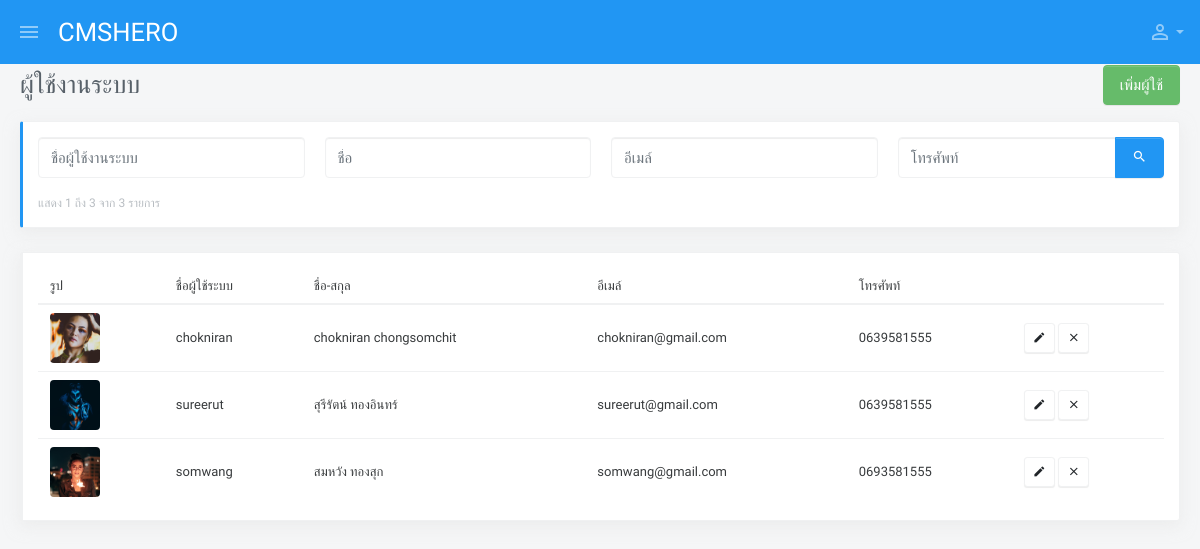
Page /account/users on the earlier database version.
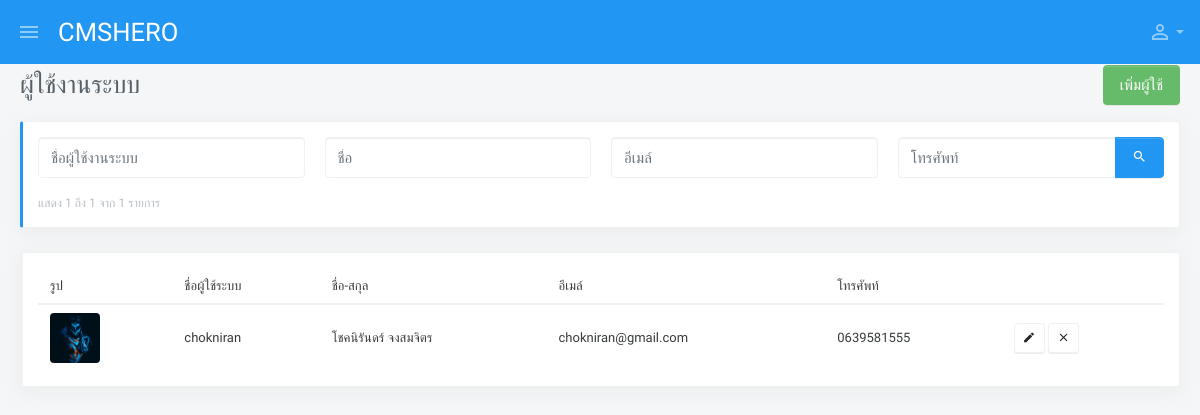
Same page on the later database version.
### accounts/models.py (models this page shows, shortened)
class Profile(models.Model):
    user = models.OneToOneField(User,on_delete = models.CASCADE)
    user_photo = models.ImageField(upload_to='profile/%Y/%m/%d/')
    user_phone = models.CharField(max_length=15)

### accounts/views.py (the view)
# urls.py: path('users',views.users,name='users'),
def users(request):
    if request.GET.get('s'):
      username =  request.GET.get('username')
      first_name =  request.GET.get('first_name')
      email =  request.GET.get('email')
      phone =  request.GET.get('phone')
      filters = Q()
      if first_name:
         filters &= models.Q(
            user__first_name__contains=first_name,
         )
      if username:
         filters &= models.Q(
            user__username__contains=username,
         )
      if email:
         filters &= models.Q(
            user__email__contains=email,
         )
      if phone:
         filters &= models.Q(
            user_phone__contains=phone,
         )
      profile = Profile.objects.filter(filters)
    else:
      profile = Profile.objects.all()
    paginator = Paginator(profile, 20)
    page = request.GET.get('page')
    profile = paginator.get_page(page)
    context = {
      "profile" : profile
    }
    return render(request,'backend/account/index.html',context)

### templates/backend/account/index.html (shortened to what this page needs)
{% extends 'backend/base.html' %}
{% load static %}
{% block  headercustom %}
<link rel="stylesheet" href="{% static 'css/sweetalert.css' %}">
{% endblock %}
{% block pagecontent %}
<ol class="breadcrumb">
    <li class="breadcrumb-item"><a href="{% url 'home' %}">หน้าหลัก</a></li>
    <li class="breadcrumb-item active">ผู้ใช้งานระบบ</li>
</ol>
<div class="d-flex flex-column flex-sm-row flex-wrap mb-headings align-items-start align-items-sm-center">
    <div class="flex mb-2 mb-sm-0">
        <h1 class="h2">ผู้ใช้งานระบบ</h1>
    </div>
    <a href="{% url 'addnewuser' %}" class="btn btn-success">เพิ่มผู้ใช้</a>
</div>
<div class="card card-body border-left-3 border-left-primary navbar-shadow mb-4">
    <form method="GET">
        <div class="row">
            <div class="col-6 col-md-3">
                <div class="form-group">
                    <input type="text" class="form-control" placeholder="ชื่อผู้ใช้งานระบบ" id="username" name="username" value="{{request.GET.username}}">
                </div>
            </div>
            <div class="col-6 col-md-3">
                <div class="form-group">
                    <input type="text" class="form-control" placeholder="ชื่อ" id="first_name" name="first_name" value="{{request.GET.first_name}}">
                </div>
            </div>
            <div class="col-6 col-md-3">
                <div class="form-group">
                   <input type="text" class="form-control" placeholder="อีเมล์" id="email" name="email" value="{{request.GET.email}}">
                </div>
            </div>
            <div class="col-6 col-md-3">
                <div class="input-group mb-3">
                    <input type="text" class="form-control" placeholder="โทรศัพท์" id="phone" name="phone"
                                value="{{request.GET.phone}}">
                    <div class="input-group-append">
                    <button class="btn btn-primary" type="submit" role="button"><i class="material-icons">search</i></button>
                    </div>
                </div>
            </div>
        </div>
        <div class="d-flex flex-column flex-sm-row align-items-sm-center" style="white-space: nowrap;">
            <small class="flex text-muted text-uppercase mr-3 mb-2 mb-sm-0">แสดง {{ profile.start_index }} ถึง
                {{ profile.end_index }} จาก {{ profile.paginator.count }} รายการ</small>
        </div>
    </form>
</div>
{% if profile %}
<div class="row">
    <div class="col-md-12">
        <div class="card card-body border-left-3 navbar-shadow mb-4">
            <table class="table mb-0">
                <thead>
                    <tr>
                        <th>รูป</th>
                        <th>ชื่อผู้ใช้ระบบ</th>
                        <th>ชื่อ-สกุล</th>
                        <th>อีเมล์</th>
                        <th>โทรศัพท์</th>
                        <th></th>
                    </tr>
                </thead>
                <tbody class="list" id="search">
                    {% for profiles in profile %}
                    <tr>
                        <td class="user-avatar"><img src="{{profiles.user_photo.url}}" alt="Card image cap"
                                class="avatar-img rounded"></td>
                        <td>{{ profiles.user.username  }}</td>
                        <td>{{ profiles.user.first_name  }} {{ profiles.user.last_name  }}</td>
                        <td>{{ profiles.user.email }}</td>
                        <td>{{ profiles.user_phone }}</td>
                        <td>
                            <a href="{% url 'editprofile' profiles.id %}" class="btn btn-white btn-sm"><i
                                    class="material-icons">edit</i></a>
                            <a href="javascript:void(0)" class="btn btn-white btn-sm remove-lesson"
                                onclick="return deleteuser(user_id = {{ profiles.id }})"><i
                                    class="material-icons">clear</i></a>
                        </td>
                    </tr>
                    {% endfor %}
                </tbody>
            </table>
        </div>
    </div>
</div>
{% endif %}
{% endblock %}

### templates/backend/base.html (shortened to what this page needs)
{% load static %}
<!DOCTYPE html>
<html lang="en" dir="ltr">
<head>
    <link type="text/css" href="{% static 'vendor/perfect-scrollbar.css' %}" rel="stylesheet">
    <link type="text/css" href="{% static 'css/material-icons.css' %}" rel="stylesheet">
    <link type="text/css" href="{% static 'css/fontawesome.css' %}" rel="stylesheet">
    <link type="text/css" href="{% static 'css/app.css' %}" rel="stylesheet">
    <link rel="stylesheet" href="{% static 'css/custom.css' %}">
    {% block  headercustom %}
    {% endblock %}
</head>
<body class=" layout-fluid">
    <div class="mdk-header-layout js-mdk-header-layout">
        {% include 'backend/partials/header.html' %}
        <div class="mdk-header-layout__content">
            <div data-push data-responsive-width="992px" class="mdk-drawer-layout js-mdk-drawer-layout">
                <div class="mdk-drawer-layout__content page ">
                    <div class="container-fluid page__container">
                        {% block  pagecontent%}
                        {% endblock %}
                    </div>
                </div>
            </div>
        </div>
    </div>
</body>
</html>

### templates/backend/partials/header.html (shortened to what this page needs)
{% load static %}
<div id="header" data-fixed class="mdk-header js-mdk-header mb-0">
    <div class="mdk-header__content">
        <nav id="default-navbar" class="navbar navbar-expand navbar-dark bg-primary m-0">
            <div class="container-fluid">
                <button class="navbar-toggler d-block" data-toggle="sidebar" type="button">
                    <span class="material-icons">menu</span>
                </button>
                <a href="{% url 'home' %}" class="navbar-brand">
                    <span class="d-none d-xs-md-block">CMSHERO</span>
                </a>
                <ul class="nav navbar-nav flex-nowrap">
                    <li class="nav-item dropdown ml-1 ml-md-3">
                        <a class="nav-link dropdown-toggle" data-toggle="dropdown" href="#" role="button"><i class="material-icons">person_outline</i></a>
                    </li>
                </ul>
            </div>
        </nav>
    </div>
</div>

### templates/backend/partials/navbar.html (shortened to what this page needs)
{% load static %}

### static/css/custom.css (style rules this page uses)
[dir=ltr] body { font-family: 'Sarabun', sans-serif; }
[dir=ltr] .h1, [dir=ltr] .h2, [dir=ltr] .h3, [dir=ltr] .h4, [dir=ltr] .h5, [dir=ltr] .h6, [dir=ltr] h1, [dir=ltr] h2, [dir=ltr] h3, [dir=ltr] h4, [dir=ltr] h5, [dir=ltr] h6 { font-family: 'Kanit', sans-serif; }
[dir=ltr] .card-body { padding: 15px; }
[dir=ltr] .table thead th { font-size: 13px; }
[dir=ltr] .table tbody td, [dir=ltr] .table thead th { font-size: 13px; }
[dir=ltr] .layout-fluid .page__container { max-width: 1200px; }
[dir=ltr] .user-avatar img { max-width: 50px; height: auto; }

Differences in the rows shown:
removed Profile: user_photo (picture), user.username "sureerut", user.first_name "สุรีรัตน์", user.last_name "ทองอินทร์", user.email "sureerut@gmail.com", user_phone "0639581555"
removed Profile: user_photo (picture), user.username "somwang", user.first_name "สมหวัง", user.last_name "ทองสุก", user.email "somwang@gmail.com", user_phone "0693581555"
changed Profile "chokniran": user_photo: a different picture; user.first_name "chokniran" → "โชคนิรันดร์"; user.last_name "chongsomchit" → "จงสมจิตร"
Other differences:
{{ profile.end_index }}: "3" → "1"
{{ profile.paginator.count }}: "3" → "1"
